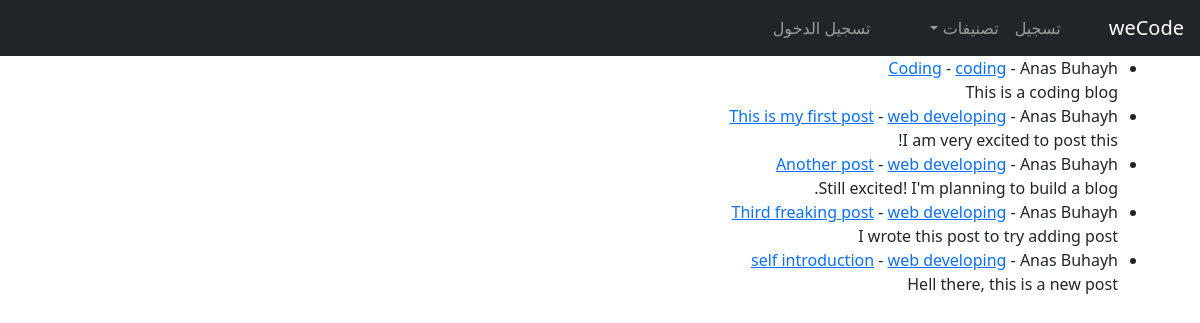
The app's page /, older data.
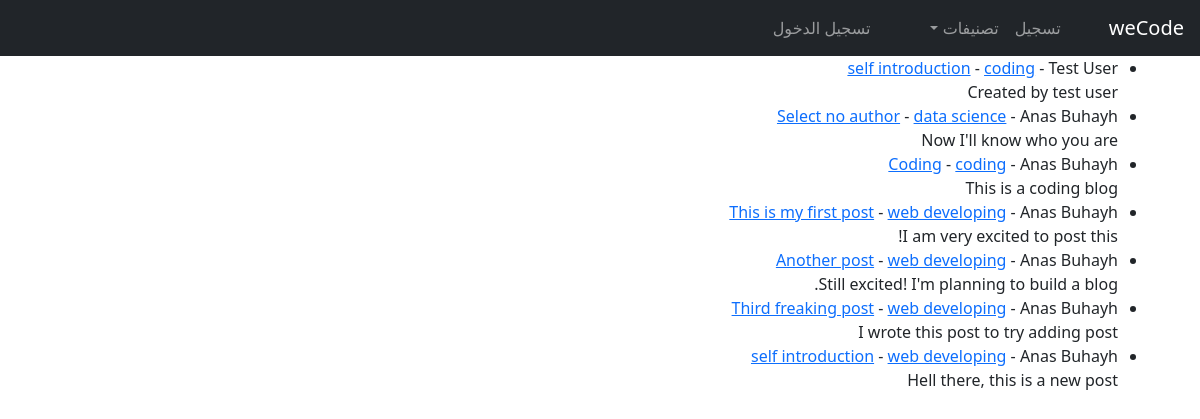
The same page, newer data.
### weCodeBlog/models.py (models this page shows, shortened)
class Post(models.Model):
    title = models.CharField(max_length=255)
    header_image = models.ImageField(null=True, blank=True, upload_to="images/")
    tags = models.CharField(max_length=255)
    author = models.ForeignKey(User, on_delete=models.CASCADE)
    body = RichTextField(blank=True, null=True)
    post_date = models.DateField(auto_now_add=True)
    update_date = models.DateField(auto_now_add=True)
    category = models.CharField(max_length=255, default='web developing')

### weCodeBlog/views.py (the view)
# urls.py: path('', HomeView.as_view(), name='home'),
class HomeView(ListView):
    model = Post
    template_name = 'home.html'
    ordering = ['-post_date']
    def get_context_data(self, *args, **kwargs):
        cat_names = Category.objects.all()
        context = super(HomeView, self).get_context_data(*args, **kwargs)
        context["cat_names"] = cat_names
        return context

### weCodeBlog/models.py (called while the page is built)
    def __str__(self):
        return self.name

### weCodeBlog/templates/home.html
{% extends 'base.html' %}
{% block content %}
<ul>
{% for post in object_list %}
    <li>
        <a href="{% url 'post-detail' post.pk %}">{{ post.title }}</a>
        - <a href="{% url 'category' post.category|slugify %}">{{ post.category }}</a>
        - {{ post.author.first_name }} {{ post.author.last_name }}
    <br>
        {{ post.body|slice:":200" }}
    </li>
{% endfor %}
</ul>
{% endblock %}

### weCodeBlog/templates/base.html (shortened to what this page needs)
<!doctype html>
<html lang="ar" dir="rtl">
<head>
    <link href="https://cdn.jsdelivr.net/npm/bootstrap@5.0.2/dist/css/bootstrap.min.css" rel="stylesheet"
>
</head>
<body>
  <nav class="navbar navbar-expand-lg navbar-dark bg-dark">
    <a class="navbar-brand" href="#">weCode</a>
    <div class="collapse navbar-collapse" id="navbarSupportedContent">
      <ul class="navbar-nav mr-auto">
        {% if user.is_authenticated %}
        <li class="nav-item">
          <a class="nav-link" href="{% url 'add-post' %}">إضافة مقالة</a>
        </li>
        <li class="nav-item">
          <a class="nav-link" href="{% url 'add-category' %}">إضافة تصنيف</a>
        </li>
        {% else %}
        <li class="nav-item">
          <a class="nav-link" href="{% url 'register' %}">تسجيل</a>
        </li>
        {% endif %}
        {% if cat_names %}
        <li class="nav-item dropdown">
          <a class="nav-link dropdown-toggle" href="#" id="navbarDropdown" role="button" data-bs-toggle="dropdown" aria-expanded="false">
            تصنيفات
          </a>
          {% endif %}
        </li>
      </ul>
      <ul class="navbar-nav mr-auto">
        {% if user.is_authenticated %}
        <li class="nav-item dropdown">
          <a class="nav-link dropdown-toggle" href="#" id="navbarDropdown" role="button" data-bs-toggle="dropdown" aria-expanded="false">
            {{ user.username }}
          </a>
          <div class="dropdown-menu" aria-labelledby="navbarDropdown">
            {% if user.profile.id %}
            <a class="dropdown-item" href="{% url 'show-profile-page' user.profile.id %}">حساب المستخدم</a>
            <a class="dropdown-item" href="{% url 'edit-profile-page' user.profile.id %}">تعديل البيانات</a>
            <a class="dropdown-item" href="{% url 'edit-profile' %}">تعديل الإعدادات</a>
            {% else %}
            <a class="dropdown-item" href="{% url 'create-profile-page' %}">البيانات الشخصية</a>
            {% endif %}
            <div class="dropdown-divider"></div>
            <a class="dropdown-item" href="{% url 'logout' %}">الخروج</a>
          </div>
        </li>
        {% else %}
        <li class="nav-item">
          <a class="nav-link" href="{% url 'login' %}">تسجيل الدخول</a>
        </li>
        {% endif %}
      </ul>
    </div>
  </nav>
    <div class="container">
        {% block content %}
        {% endblock %}
    </div>
</body>
</html>

Row changes from the older to the newer data that the page shows:
added Post: title "self introduction", category "coding", author.first_name "Test", author.last_name "User", body "Created by test user"
added Post: title "Select no author", category "data science", author.first_name "Anas", author.last_name "Buhayh", body "Now I'll know who you are"
